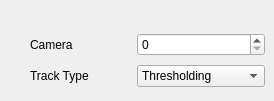
       <widget class="QWidget" name="tabVision">
        <attribute name="title">
         <string>Vision</string>
        </attribute>
        <widget class="QWidget" name="layoutWidget">
         <property name="geometry">
          <rect>
           <x>30</x>
           <y>30</y>
           <width>235</width>
           <height>62</height>
          </rect>
         </property>
         <layout class="QGridLayout" name="gridLayout_8">
          <item row="0" column="0">
           <widget class="QLabel" name="label_10">
            <property name="text">
             <string>Camera</string>
            </property>
           </widget>
          </item>
          <item row="0" column="1">
           <widget class="QSpinBox" name="spinBoxCam"/>
          </item>
          <item row="1" column="0">
           <widget class="QLabel" name="label_14">
            <property name="text">
             <string>Track Type</string>
            </property>
           </widget>
          </item>
          <item row="1" column="1">
           <widget class="QComboBox" name="comboBoxTrackType">
            <property name="maxVisibleItems">
             <number>2</number>
            </property>
            <item>
             <property name="text">
              <string>Thresholding</string>
             </property>
            </item>
            <item>
             <property name="text">
              <string>Face Identification</string>
             </property>
            </item>
           </widget>
          </item>
         </layout>
        </widget>
       </widget>
